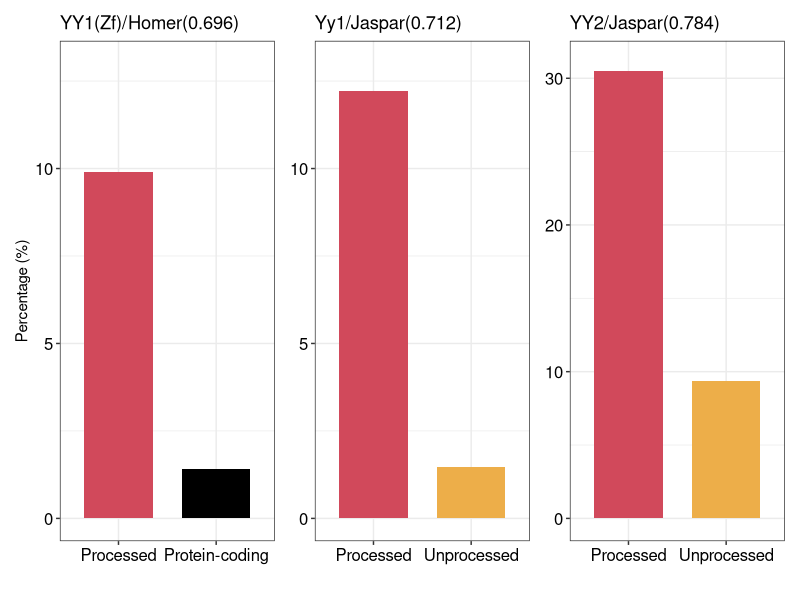

The R script that drew this image:
cols <- c('Protein-coding' = 'black', 'lncRNA' = 'gray', 'Unprocessed' = '#edae49', 'Processed' = '#d1495b', 'Unitary' = '#00798c')
library(ggplot2)
data <- data.frame(
  Categories = c("Processed", "Protein-coding"),
  Percentages = c(9.9, 1.42))

p1 <- ggplot(data, aes(x = Categories, y = Percentages, fill = Categories)) +
  geom_bar(stat = "identity", width = 0.7) + 
  scale_fill_manual(values = cols) +
  labs(
    title = "YY1(Zf)/Homer(0.696)",
    x = "",
    y = "Percentage (%)"
  ) +
  theme_bw() +
  theme(legend.position = "none",  axis.text = element_text(color="black", size = 12)) +
  ylim(0, 13)

# processed vs unprocessed
data <- data.frame(
  Categories = c("Processed", "Unprocessed"),
  Percentages = c(30.49, 9.35)
)

p2 <- ggplot(data, aes(x = Categories, y = Percentages, fill = Categories)) +
  geom_bar(stat = "identity", width = 0.7) + 
  scale_fill_manual(values = cols) +
  labs(
    title = "YY2/Jaspar(0.784)",
    x = "",
    y = "Percentage (%)"
  ) +
  theme_bw() +
  theme(legend.position = "none",  axis.text = element_text(color="black", size = 12)) +
  ylim(0, 31)

##
data <- data.frame(
  Categories = c("Processed", "Unprocessed"),
  Percentages = c(12.22, 1.47)
)

p3 <- ggplot(data, aes(x = Categories, y = Percentages, fill = Categories)) +
  geom_bar(stat = "identity", width = 0.7) + 
  scale_fill_manual(values = cols) +
  labs(
    title = "Yy1/Jaspar(0.712)",
    x = "",
    y = "Percentage (%)"
  ) +
  theme_bw() +
  theme(legend.position = "none",  axis.text = element_text(color="black", size = 12)) +
  ylim(0, 13)


library(patchwork)
p <- p1 + p3 + p2 + plot_layout(axis_titles= 'collect')
ggsave('/gpfs/gibbs/pi/gerstein/yj329/epiPgene/analysis/fig5/plots/homer2_enrichment.pdf', width = 8.5, height = 4)
